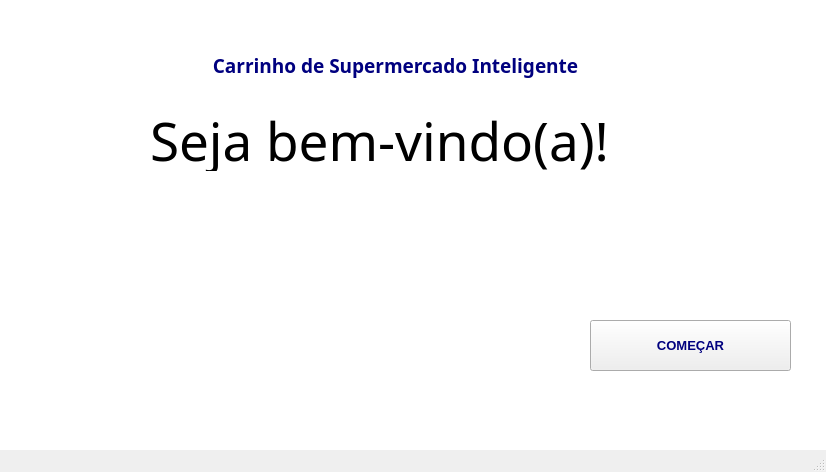
<?xml version="1.0" encoding="UTF-8"?>
<ui version="4.0">
 <class>MainWindow</class>
 <widget class="QMainWindow" name="MainWindow">
  <property name="geometry">
   <rect>
    <x>0</x>
    <y>0</y>
    <width>826</width>
    <height>472</height>
   </rect>
  </property>
  <property name="windowTitle">
   <string>MainWindow</string>
  </property>
  <widget class="QWidget" name="centralwidget">
   <widget class="QLabel" name="bem_vindo">
    <property name="geometry">
     <rect>
      <x>150</x>
      <y>110</y>
      <width>541</width>
      <height>61</height>
     </rect>
    </property>
    <property name="font">
     <font>
      <family>Forte</family>
      <pointsize>40</pointsize>
     </font>
    </property>
    <property name="layoutDirection">
     <enum>Qt::LeftToRight</enum>
    </property>
    <property name="text">
     <string>Seja bem-vindo(a)!</string>
    </property>
   </widget>
   <widget class="QPushButton" name="comecar">
    <property name="geometry">
     <rect>
      <x>590</x>
      <y>320</y>
      <width>201</width>
      <height>51</height>
     </rect>
    </property>
    <property name="font">
     <font>
      <pointsize>10</pointsize>
      <weight>75</weight>
      <bold>true</bold>
     </font>
    </property>
    <property name="styleSheet">
     <string notr="true">color: rgb(0, 0, 127);</string>
    </property>
    <property name="text">
     <string>COMEÇAR</string>
    </property>
    <property name="checkable">
     <bool>true</bool>
    </property>
    <property name="autoExclusive">
     <bool>true</bool>
    </property>
   </widget>
   <widget class="QLabel" name="logo_maua">
    <property name="geometry">
     <rect>
      <x>10</x>
      <y>10</y>
      <width>201</width>
      <height>91</height>
     </rect>
    </property>
    <property name="styleSheet">
     <string notr="true">background-image: url(:/newPrefix/logo_maua.png);</string>
    </property>
    <property name="text">
     <string/>
    </property>
    <property name="pixmap">
     <pixmap resource="imagens.qrc">:/newPrefix/logo_maua.png</pixmap>
    </property>
    <property name="scaledContents">
     <bool>true</bool>
    </property>
   </widget>
   <widget class="QLabel" name="logo_eureaka">
    <property name="geometry">
     <rect>
      <x>580</x>
      <y>30</y>
      <width>211</width>
      <height>71</height>
     </rect>
    </property>
    <property name="styleSheet">
     <string notr="true">background-image: url(:/newPrefix/logo_eureka.png);</string>
    </property>
    <property name="text">
     <string/>
    </property>
    <property name="pixmap">
     <pixmap resource="imagens.qrc">:/newPrefix/logo_eureka.png</pixmap>
    </property>
    <property name="scaledContents">
     <bool>true</bool>
    </property>
   </widget>
   <widget class="QLabel" name="fundo_branco">
    <property name="geometry">
     <rect>
      <x>0</x>
      <y>-10</y>
      <width>1171</width>
      <height>701</height>
     </rect>
    </property>
    <property name="styleSheet">
     <string notr="true">background-color: rgb(255, 255, 255);</string>
    </property>
    <property name="text">
     <string/>
    </property>
   </widget>
   <widget class="QLabel" name="titulo">
    <property name="geometry">
     <rect>
      <x>210</x>
      <y>20</y>
      <width>371</width>
      <height>91</height>
     </rect>
    </property>
    <property name="font">
     <font>
      <family>Century Gothic</family>
      <pointsize>14</pointsize>
      <weight>75</weight>
      <bold>true</bold>
     </font>
    </property>
    <property name="styleSheet">
     <string notr="true">color: rgb(0, 0, 127);</string>
    </property>
    <property name="text">
     <string>Carrinho de Supermercado Inteligente</string>
    </property>
    <property name="alignment">
     <set>Qt::AlignCenter</set>
    </property>
    <property name="wordWrap">
     <bool>true</bool>
    </property>
   </widget>
   <widget class="QLabel" name="mini_capa">
    <property name="geometry">
     <rect>
      <x>300</x>
      <y>190</y>
      <width>221</width>
      <height>191</height>
     </rect>
    </property>
    <property name="styleSheet">
     <string notr="true">background-image: url(:/newPrefix/mini_capa.png);</string>
    </property>
    <property name="text">
     <string/>
    </property>
    <property name="pixmap">
     <pixmap resource="imagens.qrc">:/newPrefix/mini_capa.png</pixmap>
    </property>
    <property name="scaledContents">
     <bool>true</bool>
    </property>
   </widget>
   <zorder>fundo_branco</zorder>
   <zorder>mini_capa</zorder>
   <zorder>comecar</zorder>
   <zorder>bem_vindo</zorder>
   <zorder>logo_maua</zorder>
   <zorder>logo_eureaka</zorder>
   <zorder>titulo</zorder>
  </widget>
  <widget class="QMenuBar" name="menubar">
   <property name="geometry">
    <rect>
     <x>0</x>
     <y>0</y>
     <width>826</width>
     <height>26</height>
    </rect>
   </property>
  </widget>
  <widget class="QStatusBar" name="statusbar"/>
 </widget>
 <resources>
  <include location="imagens.qrc"/>
 </resources>
 <connections/>
</ui>
